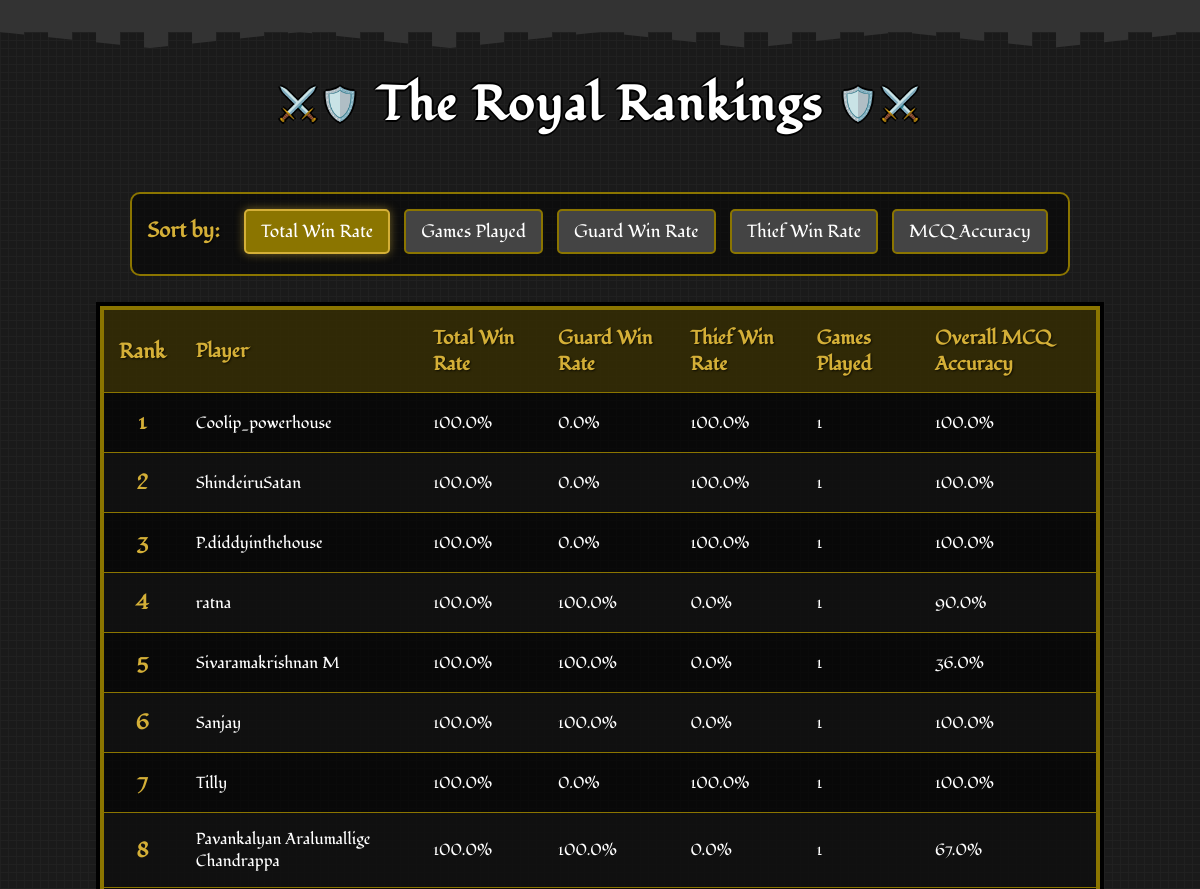
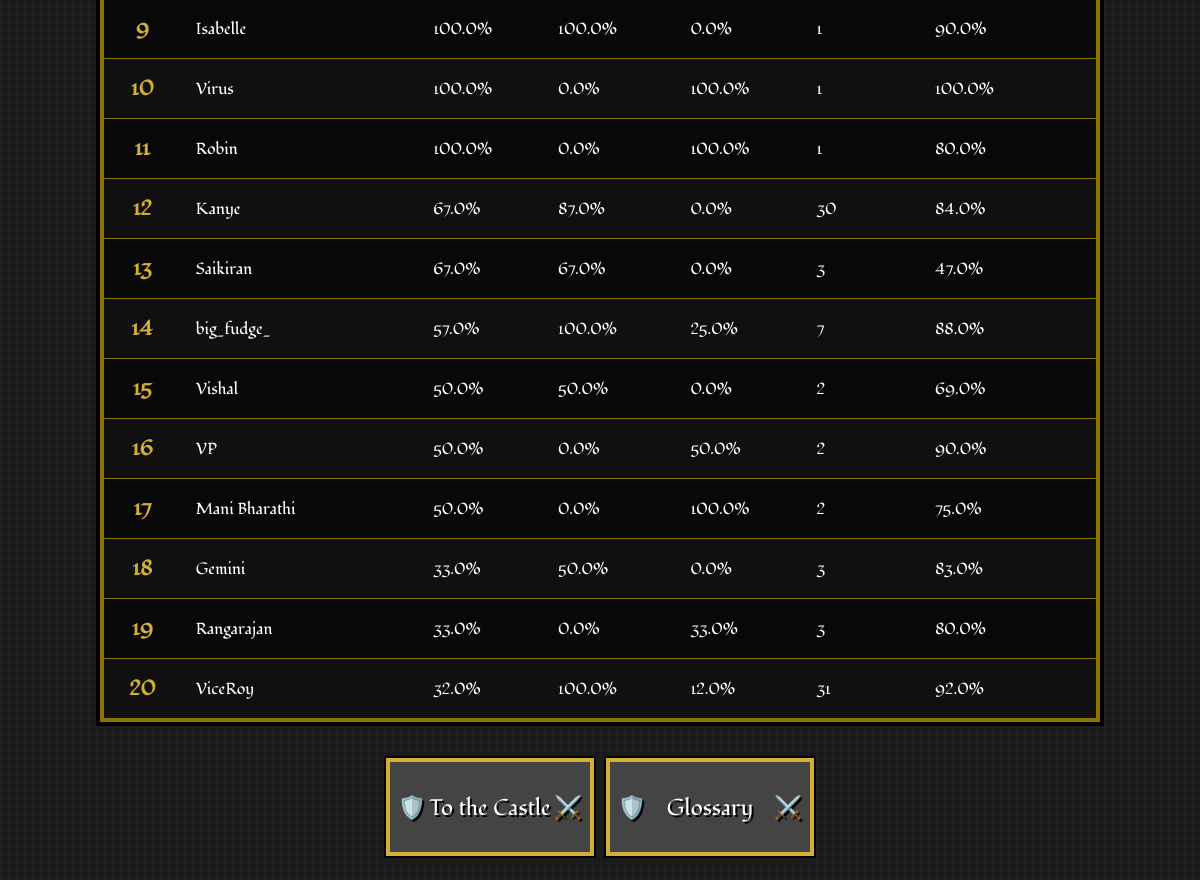
The app's page /leaderboard with its own data (2 pictures, top to bottom).
### app.py (models this page shows)
class PlayerStats(db.Model):
    id = db.Column(db.Integer, primary_key=True)
    user_id = db.Column(db.Integer, db.ForeignKey('user.id'), nullable=False)
    total_games_played = db.Column(db.Integer, default=0)
    games_played_as_guard = db.Column(db.Integer, default=0)
    games_played_as_thief = db.Column(db.Integer, default=0)
    total_games_won = db.Column(db.Integer, default=0)
    total_games_won_as_guard = db.Column(db.Integer, default=0)
    total_games_won_as_thief = db.Column(db.Integer, default=0)
    total_win_rate = db.Column(db.Float, default=0.0)
    win_rate_as_guard = db.Column(db.Float, default=0.0)
    win_rate_as_thief = db.Column(db.Float, default=0.0)
    total_answer_accuracy = db.Column(db.Float, default=0.0)
    total_questions_attempted = db.Column(db.Integer, default=0)
    total_right_answers = db.Column(db.Integer, default=0)
    game_right_answers = db.Column(db.Integer, default=0)
    game_total_questions = db.Column(db.Integer, default=0)
    answer_accuracy_in_last_game = db.Column(db.Float, default=0.0)

class User(db.Model):
    id = db.Column(db.Integer, primary_key=True)
    username = db.Column(db.String(40), unique=True, nullable=False)
    password_hash = db.Column(db.String(200), nullable=False)
    stats = db.relationship('PlayerStats', backref='user', uselist=False)

### app.py (the view)
@app.route('/leaderboard')
def leaderboard():
    sort_by = request.args.get('sort_by', 'total_win_rate')
    sort_options = {
        'games_played': PlayerStats.total_games_played,
        'total_win_rate': PlayerStats.total_win_rate,
        'win_rate_as_guard': PlayerStats.win_rate_as_guard,
        'win_rate_as_thief': PlayerStats.win_rate_as_thief,
        'mcq_accuracy': PlayerStats.total_answer_accuracy
    }
    sort_column = sort_options.get(sort_by, PlayerStats.total_win_rate)
    leaderboard_data = db.session.query(PlayerStats, User)\
        .join(User, PlayerStats.user_id == User.id)\
        .order_by(sort_column.desc())\
        .limit(20)\
        .all()
    return render_template('leaderboard.html',
                           leaderboard_data=leaderboard_data,
                           current_sort=sort_by)

### templates/leaderboard.html (shortened to what this page needs)
<!DOCTYPE html>
<html lang="en">
<head>
    <link rel="stylesheet" href="static/css/style.css">
    <link rel="stylesheet" href="static/css/leaderboard.css">
    <link rel="stylesheet" href="static/css/game-over.css">
</head>
<body>
    <div class="castle-top"></div>
    <h1>The Royal Rankings</h1>
    <div class="filters">
        <strong>Sort by:</strong>
        <a href="{{ url_for('leaderboard', sort_by='total_win_rate') }}"
           class="{{ 'active' if current_sort == 'total_win_rate' }}">Total Win Rate</a>
        <a href="{{ url_for('leaderboard', sort_by='games_played') }}"
           class="{{ 'active' if current_sort == 'games_played' }}">Games Played</a>
        <a href="{{ url_for('leaderboard', sort_by='win_rate_as_guard') }}"
           class="{{ 'active' if current_sort == 'win_rate_as_guard' }}">Guard Win Rate</a>
        <a href="{{ url_for('leaderboard', sort_by='win_rate_as_thief') }}"
           class="{{ 'active' if current_sort == 'win_rate_as_thief' }}">Thief Win Rate</a>
        <a href="{{ url_for('leaderboard', sort_by='mcq_accuracy') }}"
           class="{{ 'active' if current_sort == 'mcq_accuracy' }}">MCQ Accuracy</a>
    </div>
    <table>
        <thead>
            <tr>
                <th class="rank">Rank</th>
                <th>Player</th>
                <th>Total Win Rate</th>
                <th>Guard Win Rate</th>
                <th>Thief Win Rate</th>
                <th>Games Played</th>
                <th>Overall MCQ Accuracy</th>
            </tr>
        </thead>
        <tbody>
            {% for stats, user in leaderboard_data %}
            <tr>
                <td class="rank">{{ loop.index }}</td>
                <td>{{ user.username }}</td>
                <td>{{ stats.total_win_rate }}%</td>
                <td>{{ stats.win_rate_as_guard }}%</td>
                <td>{{ stats.win_rate_as_thief }}%</td>
                <td>{{ stats.total_games_played }}</td>
                <td>{{ stats.total_answer_accuracy }}%</td>
            </tr>
            {% else %}
            <tr>
                <td colspan="7" style="text-align: center;">No player data available yet.</td>
            </tr>
            {% endfor %}
        </tbody>
    </table>
    <div class="button-container">
        <a href="{{ url_for('home') }}"><button class="shield-btn game-over-btn">To the Castle</button></a>
        <a href="{{ url_for('glossary') }}"><button class="shield-btn game-over-btn">Glossary</button></a>
    </div>
</body>
</html>

### static/css/style.css (style rules this page uses)
body { font-family: "Fondamento", serif; background-color: #1a1a1a; background-image: linear-gradient(90deg, rgba(34,34,34,0.8) 1px, transparent 1px), linear-gradient(rgba(34,34,34,0.8) 1px, transparent 1px); background-size: 8px 8px; color: white; margin: 0; padding: 0; text-align: center; position: relative; min-height: 60vh; display: flex; flex-direction: column; justify-content: space-between; }
.castle-top { height: 32px; background-color: #333; position: relative; margin-bottom: 16px; image-rendering: pixelated; }
.castle-top::before { content: ""; position: absolute; top: 100%; left: 0; right: 0; height: 16px; background-image: repeating-linear-gradient(90deg, #333 0px, #333 24px, transparent 24px, transparent 48px); background-size: 48px 16px; clip-path: polygon( 0% 0%, 12.5% 100%, 25% 0%, 37.5% 100%, 50% 0%, 62.5% 100%, 75% 0%, 87.5% 100%, 100% 0% ); image-rendering: pixelated; }
h1 { font-family: "Fondamento", serif; text-align: center; font-size: 3rem; color: white; text-shadow: 2px 0 #000, -2px 0 #000, 0 2px #000, 0 -2px #000; margin: 24px 0; letter-spacing: 2px; position: relative; image-rendering: pixelated; }
h1::before { content: "⚔️🛡️"; font-size: 2rem; position: relative; top: -5px; margin: 0 15px; }
h1::after { content: "🛡️⚔️"; font-size: 2rem; position: relative; top: -5px; margin: 0 15px; }
button.shield-btn { font-family: "Fondamento", serif; background-color: #444; color: white; border: none; box-shadow: 0 0 0 4px #d4af37, 0 0 0 6px #000; padding: 14px 22px; margin: 10px; font-size: 1.4rem; cursor: pointer; position: relative; transition: all 0.2s steps(5); text-shadow: 2px 2px 0 #000; width: 200px; height: 90px; image-rendering: pixelated; }
button.shield-btn::before { content: "🛡️ "; position: absolute; left: 8px; top: 50%; transform: translateY(-50%); }

### static/css/leaderboard.css (style rules this page uses)
body { font-family: "Fondamento", serif; background-color: #1a1a1a; background-image: linear-gradient(90deg, rgba(34,34,34,0.8) 1px, transparent 1px), linear-gradient(rgba(34,34,34,0.8) 1px, transparent 1px); background-size: 8px 8px; color: white; margin: 0; padding: 0; text-align: center; }
h1 { font-family: "Fondamento", serif; text-align: center; font-size: 3rem; color: white; text-shadow: 2px 0 #000, -2px 0 #000, 0 2px #000, 0 -2px #000; margin: 24px 0; letter-spacing: 2px; }
.filters { text-align: center; margin: 30px auto; max-width: 1000px; background-color: rgba(0, 0, 0, 0.5); padding: 15px; border: 2px solid #8b7500; border-radius: 10px; }
.filters strong { color: #d4af37; font-size: 1.3rem; margin-right: 15px; text-shadow: 1px 1px 2px rgba(0, 0, 0, 0.7); }
.filters a { font-family: "Fondamento", serif; text-decoration: none; padding: 8px 15px; margin: 0 5px; border-radius: 5px; background-color: #444; color: white; border: 2px solid #8b7500; transition: all 0.2s; font-size: 1.1rem; display: inline-block; margin-bottom: 5px; }
.filters a.active { background-color: #8b7500; color: white; border-color: #d4af37; box-shadow: 0 0 10px rgba(212, 175, 55, 0.5); }
table { width: 100%; max-width: 1000px; margin: 0 auto; border-collapse: collapse; background-color: rgba(0, 0, 0, 0.7); border: 4px solid #8b7500; box-shadow: 0 0 0 4px #000; }
th, td { padding: 15px; text-align: left; border-bottom: 1px solid #8b7500; }
thead th { background-color: rgba(139, 117, 0, 0.3); color: #d4af37; font-weight: bold; text-shadow: 1px 1px 2px rgba(0, 0, 0, 0.7); font-size: 1.2rem; }
tbody tr:nth-child(even) { background-color: rgba(34, 34, 34, 0.3); }
.rank { font-weight: bold; text-align: center; color: #d4af37; font-size: 1.3rem; }
.button-container { display: flex; justify-content: center; margin: 30px auto; }
.shield-btn { font-family: "Fondamento", serif; background-color: #444; color: white; border: none; box-shadow: 0 0 0 4px #d4af37, 0 0 0 6px #000; padding: 14px 22px; margin: 10px; font-size: 1.4rem; cursor: pointer; position: relative; transition: all 0.2s steps(5); text-shadow: 2px 2px 0 #000; }

### static/css/game-over.css (style rules this page uses)
button.game-over-btn::after { content: "⚔️"; position: absolute; right: 8px; top: 50%; transform: translateY(-50%); }

### records on screen
PlayerStats: username "Coolip_powerhouse", total_win_rate "100.0", win_rate_as_guard "0.0", win_rate_as_thief "100.0", total_games_played "1", total_answer_accuracy "100.0"
PlayerStats: username "ShindeiruSatan", total_win_rate "100.0", win_rate_as_guard "0.0", win_rate_as_thief "100.0", total_games_played "1", total_answer_accuracy "100.0"
PlayerStats: username "P.diddyinthehouse", total_win_rate "100.0", win_rate_as_guard "0.0", win_rate_as_thief "100.0", total_games_played "1", total_answer_accuracy "100.0"
PlayerStats: username "ratna", total_win_rate "100.0", win_rate_as_guard "100.0", win_rate_as_thief "0.0", total_games_played "1", total_answer_accuracy "90.0"
PlayerStats: username "Sivaramakrishnan M", total_win_rate "100.0", win_rate_as_guard "100.0", win_rate_as_thief "0.0", total_games_played "1", total_answer_accuracy "36.0"
PlayerStats: username "Sanjay", total_win_rate "100.0", win_rate_as_guard "100.0", win_rate_as_thief "0.0", total_games_played "1", total_answer_accuracy "100.0"
PlayerStats: username "Tilly", total_win_rate "100.0", win_rate_as_guard "0.0", win_rate_as_thief "100.0", total_games_played "1", total_answer_accuracy "100.0"
PlayerStats: username "Pavankalyan Aralumallige Chandrappa", total_win_rate "100.0", win_rate_as_guard "100.0", win_rate_as_thief "0.0", total_games_played "1", total_answer_accuracy "67.0"
PlayerStats: username "Isabelle", total_win_rate "100.0", win_rate_as_guard "100.0", win_rate_as_thief "0.0", total_games_played "1", total_answer_accuracy "90.0"
PlayerStats: username "Virus", total_win_rate "100.0", win_rate_as_guard "0.0", win_rate_as_thief "100.0", total_games_played "1", total_answer_accuracy "100.0"
PlayerStats: username "Robin", total_win_rate "100.0", win_rate_as_guard "0.0", win_rate_as_thief "100.0", total_games_played "1", total_answer_accuracy "80.0"
PlayerStats: username "Kanye", total_win_rate "67.0", win_rate_as_guard "87.0", win_rate_as_thief "0.0", total_games_played "30", total_answer_accuracy "84.0"
PlayerStats: username "Saikiran", total_win_rate "67.0", win_rate_as_guard "67.0", win_rate_as_thief "0.0", total_games_played "3", total_answer_accuracy "47.0"
PlayerStats: username "big_fudge_", total_win_rate "57.0", win_rate_as_guard "100.0", win_rate_as_thief "25.0", total_games_played "7", total_answer_accuracy "88.0"
PlayerStats: username "Vishal", total_win_rate "50.0", win_rate_as_guard "50.0", win_rate_as_thief "0.0", total_games_played "2", total_answer_accuracy "69.0"
PlayerStats: username "VP", total_win_rate "50.0", win_rate_as_guard "0.0", win_rate_as_thief "50.0", total_games_played "2", total_answer_accuracy "90.0"
PlayerStats: username "Mani Bharathi", total_win_rate "50.0", win_rate_as_guard "0.0", win_rate_as_thief "100.0", total_games_played "2", total_answer_accuracy "75.0"
PlayerStats: username "Gemini", total_win_rate "33.0", win_rate_as_guard "50.0", win_rate_as_thief "0.0", total_games_played "3", total_answer_accuracy "83.0"
PlayerStats: username "Rangarajan", total_win_rate "33.0", win_rate_as_guard "0.0", win_rate_as_thief "33.0", total_games_played "3", total_answer_accuracy "80.0"
PlayerStats: username "ViceRoy", total_win_rate "32.0", win_rate_as_guard "100.0", win_rate_as_thief "12.0", total_games_played "31", total_answer_accuracy "92.0"
